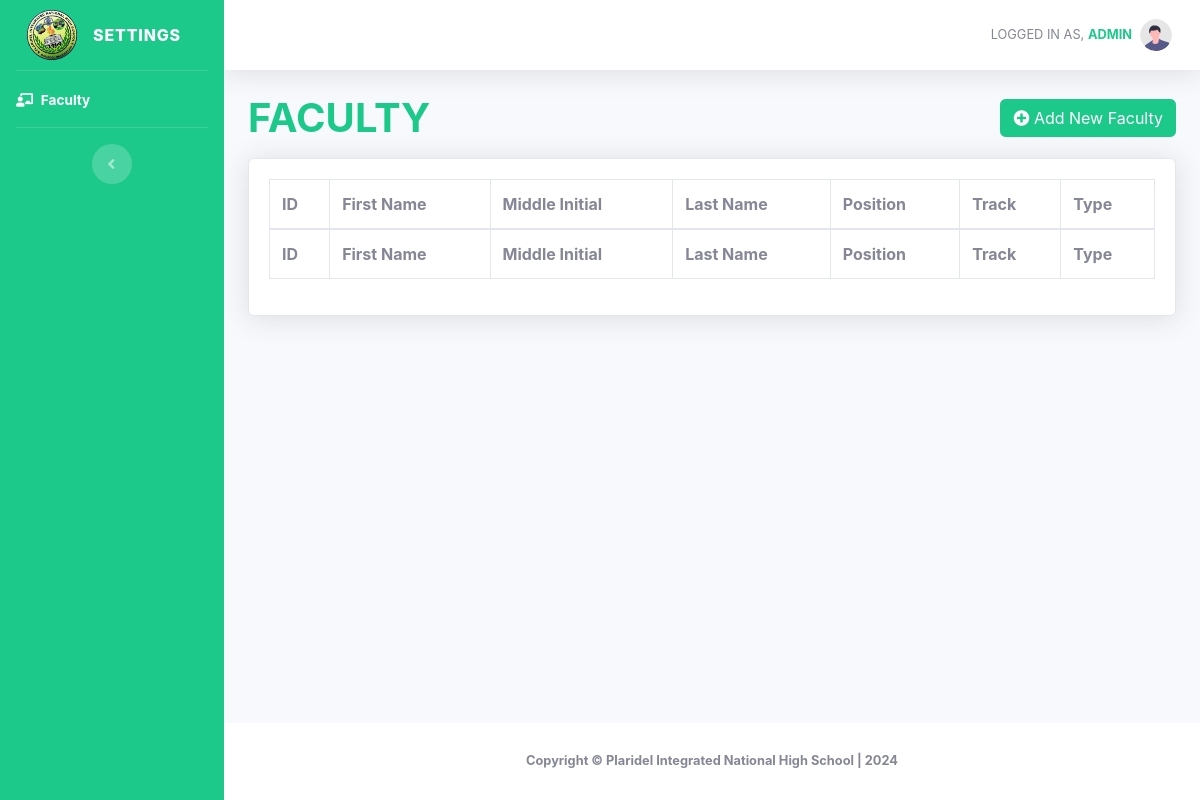
/settings.php (signed in), run on an earlier commit of the app's database.
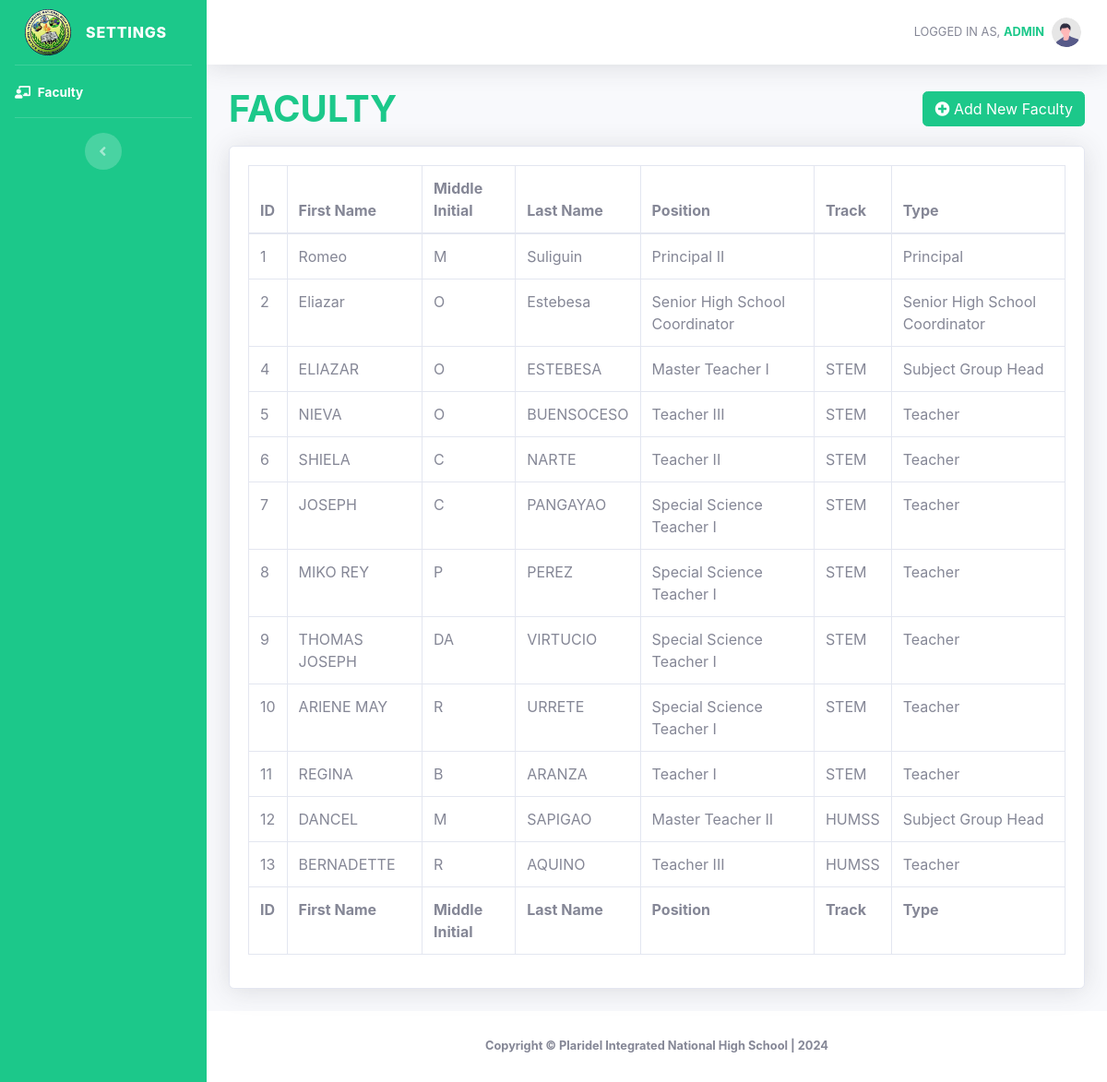
And on a later commit of the database.
### tables this page shows
CREATE TABLE `faculty` (
  `id` int(11) NOT NULL,
  `firstName` varchar(255) NOT NULL,
  `middleName` varchar(255) DEFAULT NULL,
  `lastName` varchar(255) NOT NULL,
  `position` varchar(255) NOT NULL,
  `rank` varchar(100) NOT NULL,
  `track` varchar(100) NOT NULL,
  `type` enum('Principal','Teacher','Subject Group Head','Senior High School Coordinator') NOT NULL,
  `picture` varchar(255) NOT NULL
);

### settings.php (the view, shortened to what the changed rows need)
<!DOCTYPE html>
<html lang="en">
<head>
    <link href="vendor/fontawesome-free/css/all.min.css" rel="stylesheet" type="text/css">
    <link href="css/sb-admin-2.min.css" rel="stylesheet">
    <link href="vendor/datatables/dataTables.bootstrap4.min.css" rel="stylesheet">
    <link rel="stylesheet" type="text/css" href="https://cdn.datatables.net/1.10.25/css/dataTables.bootstrap4.min.css">
    <link rel="stylesheet" type="text/css" href="https://cdn.datatables.net/buttons/1.7.1/css/buttons.bootstrap4.min.css">
</head>
<body id="page-top">
    <div id="wrapper">
        <div id="content-wrapper" class="d-flex flex-column">
            <div id="content">
                <div class="container-fluid">
                    <div class="d-flex justify-content-between flex-wrap flex-md-nowrap align-items-center mb-3">
                        <h1 class="h1 mb-0 text-success" style="text-transform:uppercase;"><b>Faculty</b></h1>
                    </div>
                    <div class="card shadow mb-4">
                        <div class="card-body">
                            <div class="table-responsive">
                                <table class="table table-bordered" id="dataTable" width="100%" cellspacing="0">
                                    <thead>
                                        <tr>
                                            <th>ID</th>
                                            <th>First Name</th>
                                            <th>Middle Initial</th>
                                            <th>Last Name</th>
                                            <th>Position</th>
                                            <th>Track</th>
                                            <th>Type</th>
                                        </tr>
                                    </thead>
                                    <tfoot>
                                        <tr>
                                            <th>ID</th>
                                            <th>First Name</th>
                                            <th>Middle Initial</th>
                                            <th>Last Name</th>
                                            <th>Position</th>
                                            <th>Track</th>
                                            <th>Type</th>
                                        </tr>
                                    </tfoot>
                                    <tbody>
                                        <?php
                                        include 'conn.php';
                                        $query = "SELECT * FROM faculty";
                                        $query_run = mysqli_query($conn, $query);
                                        if (mysqli_num_rows($query_run) > 0) {
                                            foreach ($query_run as $items) {
                                        ?>
                                                <tr>
                                                    <td>
                                                        <?= $items['id']; ?>
                                                    </td>
                                                    <td>
                                                        <?= $items['firstName']; ?>
                                                    </td>
                                                    <td>
                                                        <?= $items['middleName']; ?>
                                                    </td>
                                                    <td>
                                                        <?= $items['lastName']; ?>
                                                    </td>
                                                    <td>
                                                        <?= $items['position']; ?>
                                                    </td>
                                                    <td>
                                                        <?= $items['track']; ?>
                                                    </td>
                                                    <td>
                                                        <?= $items['type']; ?>
                                                    </td>
                                                </tr>
                                        <?php
                                            }
                                        }
                                        ?>
                                    </tbody>
                                </table>
                            </div>
                        </div>
                    </div>
                </div>
            </div>
        </div>
    </div>
</body>
</html>

What changed in the data, as far as the page shows it:
added faculty: id "1", firstName "Romeo", middleName "M", lastName "Suliguin", position "Principal II", type "Principal"
added faculty: id "2", firstName "Eliazar", middleName "O", lastName "Estebesa", position "Senior High School Coordinator", type "Senior High School Coordinator"
added faculty: id "4", firstName "ELIAZAR", middleName "O", lastName "ESTEBESA", position "Master Teacher I", track "STEM", type "Subject Group Head"
added faculty: id "5", firstName "NIEVA", middleName "O", lastName "BUENSOCESO", position "Teacher III", track "STEM", type "Teacher"
added faculty: id "6", firstName "SHIELA", middleName "C", lastName "NARTE", position "Teacher II", track "STEM", type "Teacher"
added faculty: id "7", firstName "JOSEPH", middleName "C", lastName "PANGAYAO", position "Special Science Teacher I", track "STEM", type "Teacher"
added faculty: id "8", firstName "MIKO REY", middleName "P", lastName "PEREZ", position "Special Science Teacher I", track "STEM", type "Teacher"
added faculty: id "9", firstName "THOMAS JOSEPH", middleName "DA", lastName "VIRTUCIO", position "Special Science Teacher I", track "STEM", type "Teacher"
added faculty: id "10", firstName "ARIENE MAY", middleName "R", lastName "URRETE", position "Special Science Teacher I", track "STEM", type "Teacher"
added faculty: id "11", firstName "REGINA", middleName "B", lastName "ARANZA", position "Teacher I", track "STEM", type "Teacher"
added faculty: id "12", firstName "DANCEL", middleName "M", lastName "SAPIGAO", position "Master Teacher II", track "HUMSS", type "Subject Group Head"
added faculty: id "13", firstName "BERNADETTE", middleName "R", lastName "AQUINO", position "Teacher III", track "HUMSS", type "Teacher"
